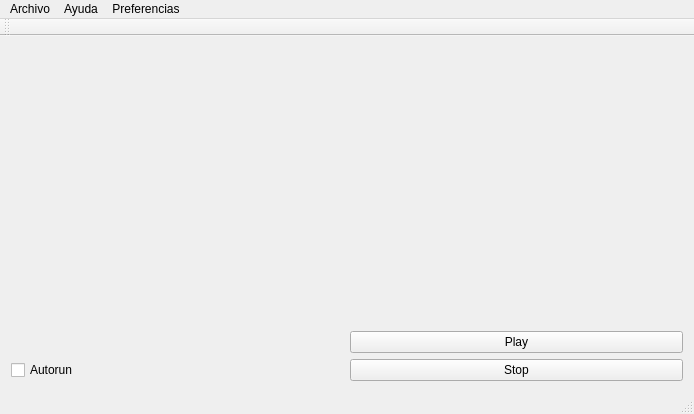
<?xml version="1.0" encoding="UTF-8"?>
<ui version="4.0">
 <class>MainWindow</class>
 <widget class="QMainWindow" name="MainWindow">
  <property name="enabled">
   <bool>true</bool>
  </property>
  <property name="geometry">
   <rect>
    <x>0</x>
    <y>0</y>
    <width>694</width>
    <height>414</height>
   </rect>
  </property>
  <property name="sizePolicy">
   <sizepolicy hsizetype="Expanding" vsizetype="Expanding">
    <horstretch>0</horstretch>
    <verstretch>0</verstretch>
   </sizepolicy>
  </property>
  <property name="windowTitle">
   <string>MainWindow</string>
  </property>
  <widget class="QWidget" name="centralWidget">
   <layout class="QGridLayout" name="gridLayout">
    <item row="3" column="1">
     <widget class="QPushButton" name="Stop">
      <property name="text">
       <string>Stop</string>
      </property>
     </widget>
    </item>
    <item row="2" column="1">
     <widget class="QPushButton" name="Play">
      <property name="text">
       <string>Play</string>
      </property>
     </widget>
    </item>
    <item row="3" column="0">
     <widget class="QCheckBox" name="checkBox">
      <property name="text">
       <string>Autorun</string>
      </property>
     </widget>
    </item>
    <item row="0" column="0" colspan="2">
     <widget class="QLabel" name="label">
      <property name="sizePolicy">
       <sizepolicy hsizetype="Expanding" vsizetype="Preferred">
        <horstretch>0</horstretch>
        <verstretch>0</verstretch>
       </sizepolicy>
      </property>
      <property name="text">
       <string/>
      </property>
      <property name="scaledContents">
       <bool>true</bool>
      </property>
     </widget>
    </item>
   </layout>
  </widget>
  <widget class="QMenuBar" name="menuBar">
   <property name="geometry">
    <rect>
     <x>0</x>
     <y>0</y>
     <width>694</width>
     <height>20</height>
    </rect>
   </property>
   <widget class="QMenu" name="menuArchivo">
    <property name="title">
     <string>Archivo</string>
    </property>
    <addaction name="actionAbrir"/>
   </widget>
   <widget class="QMenu" name="menuAyuda">
    <property name="title">
     <string>Ayuda</string>
    </property>
    <addaction name="actionAcerca_de"/>
   </widget>
   <widget class="QMenu" name="menuPreferencias">
    <property name="title">
     <string>Preferencias</string>
    </property>
    <addaction name="actionSeleccionar_Camara"/>
    <addaction name="actionSeleccionar_puerto"/>
   </widget>
   <addaction name="menuArchivo"/>
   <addaction name="menuAyuda"/>
   <addaction name="menuPreferencias"/>
  </widget>
  <widget class="QToolBar" name="mainToolBar">
   <attribute name="toolBarArea">
    <enum>TopToolBarArea</enum>
   </attribute>
   <attribute name="toolBarBreak">
    <bool>false</bool>
   </attribute>
  </widget>
  <widget class="QStatusBar" name="statusBar"/>
  <action name="actionAbrir">
   <property name="text">
    <string>Abrir</string>
   </property>
   <property name="shortcut">
    <string>Ctrl+A</string>
   </property>
  </action>
  <action name="actionAcerca_de">
   <property name="text">
    <string>Acerca de...</string>
   </property>
  </action>
  <action name="actionCapturar_desde_WebCam">
   <property name="text">
    <string>Recibir imágenes</string>
   </property>
  </action>
  <action name="actionSeleccionar_Camara">
   <property name="text">
    <string>Seleccionar Camara</string>
   </property>
  </action>
  <action name="actionSeleccionar_puerto">
   <property name="text">
    <string>Seleccionar puerto</string>
   </property>
  </action>
 </widget>
 <layoutdefault spacing="6" margin="11"/>
 <resources/>
 <connections/>
</ui>
